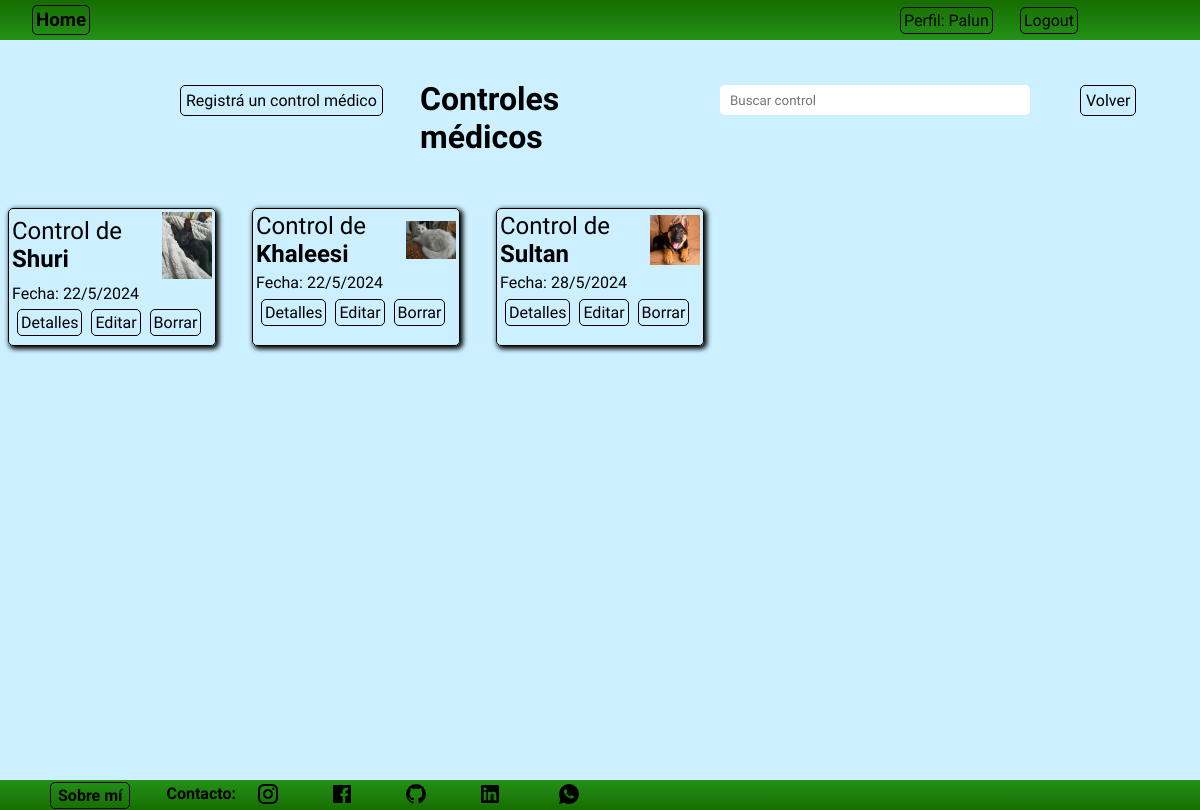
The app's page /perfil/perfil/control/list (signed in) with its own data.
### perfil/models.py (models this page shows, shortened)
class Control(models.Model):
    nombre = models.ForeignKey(Mascota, on_delete=models.CASCADE)
    peso = models.FloatField(verbose_name='Peso (Kg.)', null=True, blank=True)
    vacunas = models.ManyToManyField(Vacunas)
    castrado = models.BooleanField(default=False)
    otras_intervenciones = models.CharField(max_length=100, null=True,blank=True)
    descripcion = models.TextField(null=True, blank=True, verbose_name=('Descripción'))
    fecha_control = models.DateTimeField(auto_now_add=True)
    user = models.ForeignKey(User, on_delete=models.CASCADE)
    class Meta:
        verbose_name = 'Control'
        verbose_name_plural = 'Controles'

class Mascota(models.Model):
    nombre= models.CharField(max_length=50, verbose_name='Nombre')
    fecha_nacimiento = models.DateField(verbose_name='Fecha de nacimiento')
    sexo = models.CharField(max_length=20, null=True, blank=True, verbose_name='Sexo')
    raza = models.ForeignKey(Raza, on_delete=models.SET_NULL,null=True, blank=True, verbose_name='Raza')
    color_pelo = models.CharField(max_length=100, null=True,blank=True, verbose_name='Color de pelo')
    alimento = models.CharField(max_length=100, null=True,blank=True)
    datos_importantes = models.CharField(max_length=150, null=True,blank=True)
    foto = models.ImageField(upload_to='fotos',null=True, blank=True)
    descripcion = models.TextField(null=True, blank=True, verbose_name=('Descripción'))
    user = models.ForeignKey(User, on_delete=models.CASCADE)
    def __str__(self):
        return self.nombre
    class Meta:
        verbose_name = 'Mascota'
        verbose_name_plural = 'Mascotas'

### perfil/views.py (the view)
# urls.py: path('perfil/control/list', ControlList.as_view(), name='control_list'),
class ControlList(LoginRequiredMixin, ListView):
    model = Control
    context_object_name = 'controles'
    def get_queryset(self):
        queryset = Control.objects.filter(user=self.request.user)
        busqueda = self.request.GET.get("busqueda")
        if busqueda:
            queryset = queryset.filter(
                Q(nombre__nombre__icontains=busqueda) |
                Q(peso__icontains=busqueda) |
                Q(vacunas__nombre__icontains=busqueda)
            ).distinct()
        return queryset

### perfil/templates/perfil/control_list.html (shortened to what this page needs)
{% extends 'core/base.html' %}
{% block content %}
    <nav class="navbar">
        <div class="titulo">
            <h3><a href="{% url 'core:index' %}" class="link">Home</a></h3>
        </div>
        <div class="paginas">
            <ul class="links">
                <a href="{% url 'perfil:index' %}" class="link">Perfil: {{ user.username }}</a>
            </ul>
        </div>
        <div class="login">
                {% if user.is_authenticated %}
                <form action="{% url 'login:logout' %}" method="post">
                    <button type="submit" class="logout">Logout</button>
                </form>
                {% endif %}
        </div>
    </nav>
    <main class="contenedor">
        <h1 class="titulo_core">Controles médicos</h1>
        <div class="busqueda_control">
            <form action="{% url 'perfil:control_list' %}" method="get">
                <input type="text" name="busqueda" placeholder="Buscar control" class="texto_busqueda_control">
            </form>
        </div>
        <div class="contenedor_registrar_mascota">
            <a href="{% url 'perfil:control_create' %}" class="registrar_mascota">Registrá un control médico</a>
        </div>
        <div class="contenedor_control_list">
            {% for object in object_list %}
            <ul class="control_list_completo">
                <div class="control_list">
                    {% if object.nombre.foto %}
                    <img src="{{ object.nombre.foto.url }}" alt="Foto de {{ object.nombre }}" width="50" height="">
                    {% endif %}
                    <p class="nombre_control">Control de <strong>{{object.nombre}}</strong></p>
                    <p class="fecha_control">Fecha: {{ object.fecha_control.day }}/{{ object.fecha_control.month }}/{{ object.fecha_control.year }}</p>
                    <div class="crud_mascota">
                        <a href="{% url 'perfil:control_detail' object.id %}" class="control_detalle">Detalles</a>
                        <a href="{% url 'perfil:control_update' object.id %}" class="control_editar">Editar</a>
                        <a href="{% url 'perfil:control_delete' object.id %}" class="control_borrar">Borrar</a>
                    </div>
                </div>
            </ul>
            {% endfor %}
        </div>
        <div class="volver_mascota_contenedor">
            <a href="{% url 'perfil:index' %}" class="volver_mascota">Volver</a>
        </div>
    </main>
{% endblock content %}

### core/static/css/style.css (style rules this page uses)
* { padding: 0; margin: 0; font-family: "Quicksand", sans-serif; }
.contenedor { display: grid; grid-template-columns: repeat(20, 5vw); grid-template-rows: repeat(18, 5vh); min-height: 92.54vh; background-color: rgb(204, 240, 255); width: 100vw; overflow: auto; }
.navbar { display: grid; grid-template-columns: repeat(20, 5vw); grid-template-rows: 40px; width: 100vw; background: linear-gradient(rgb(22, 110, 0), rgb(36, 145, 24)); align-items: center; }
.paginas { grid-column-start: 16; grid-column-end: 18; }
.links { display: flex; }
.link { text-decoration: none; color: black; transition-duration: .3s; border: 1px solid black; border-radius: 5px; padding: 3px; }
.login { grid-column-start: 18; grid-column-end: 20; display: flex; gap: 20px; }
.titulo { display: flex; gap: 2rem; align-items: center; margin-left: 2rem; }
.logout { padding: 3px; background: none; border: 1px solid black; border-radius: 5px; margin: 0; font: inherit; color: inherit; cursor: pointer; outline: none; transition-duration: .3s; }
.titulo_core { grid-column-start: 8; grid-column-end: 12; grid-row-start: 2; font-size: 2rem; align-content: center; }
.crud_mascota { grid-row-start: 3; grid-column-start: span 2; justify-content: center; margin-left: 5px; }
.contenedor_registrar_mascota { grid-column-start: 4; grid-column-end: 9; grid-row-start: 2; align-content: center; }
.registrar_mascota { text-decoration: none; color: black; border: .5px solid black ; border-radius: 5px; padding: 5px; height: 20px; transition-duration: .2s; }
.volver_mascota_contenedor { grid-column-start: 19; grid-row-start: 2; align-content: center; }
.volver_mascota { text-decoration: none; color: black; border: 1px solid black; border-radius: 5px; padding: 5px; transition-duration: .2s; }
.fecha_control { margin-top: 5px; margin-bottom: 10px; }
.control_detalle { text-decoration: none; color: black; border: .5px solid black ; border-radius: 5px; padding: 3px; transition-duration: .2s; }
.control_editar { text-decoration: none; color: black; border: .5px solid black ; border-radius: 5px; padding: 3px; transition-duration: .2s; margin-left: 5px; }
.control_borrar { text-decoration: none; color: black; border: .5px solid black ; border-radius: 5px; padding: 3px; margin-left: 5px; }
.contenedor_control_list { display: grid; grid-template-columns: repeat(7, 1fr); gap: 20px; grid-row-start: 5; grid-row-end: -1; grid-column: 1/-1; overflow: hidden; }
.control_list_completo { display: flex; justify-content: space-around; gap: 20px; }
.control_list { display: grid; grid-template-rows: 2fr 1fr 1fr 1fr; align-items: center; width: 200px; height: 130px; border: 1px solid black; border-radius: 5px; padding: 3px; margin: .5rem; box-shadow: 2px 2px 5px 1px black; }
.nombre_control { font-size: 1.5rem; grid-row-start: 1; }
.busqueda_control { grid-column-start: 13; grid-column-end: 16; grid-row-start: 2; align-content: center; }
.texto_busqueda_control { border: none; border-radius: 5px; background-color: white; height: 30px; width: 300px; padding-left: 10px; }

### records on screen
Control: nombre.foto (picture), nombre "Shuri", fecha_control.day "22", fecha_control.month "5", fecha_control.year "2024"
Control: nombre.foto (picture), nombre "Khaleesi", fecha_control.day "22", fecha_control.month "5", fecha_control.year "2024"
Control: nombre.foto (picture), nombre "Sultan", fecha_control.day "28", fecha_control.month "5", fecha_control.year "2024"

### other values on screen
{{ user.username }} "Palun"
